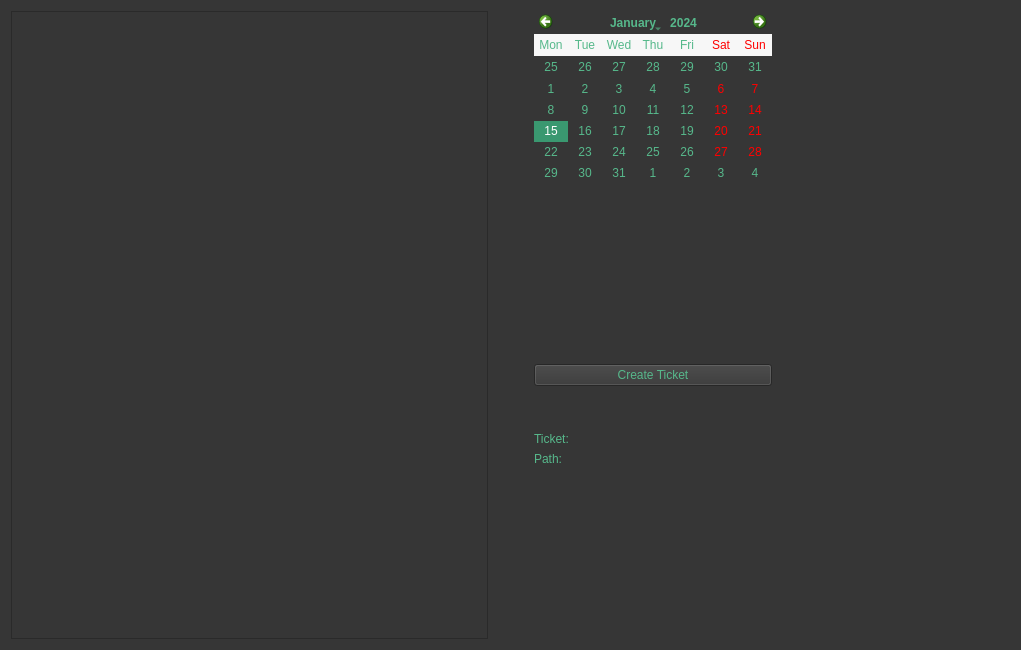
<?xml version="1.0" encoding="UTF-8"?>
<ui version="4.0">
 <class>Form</class>
 <widget class="QWidget" name="Form">
  <property name="geometry">
   <rect>
    <x>0</x>
    <y>0</y>
    <width>1021</width>
    <height>650</height>
   </rect>
  </property>
  <property name="windowTitle">
   <string>Form</string>
  </property>
  <property name="styleSheet">
   <string notr="true">QWidget
{
	color: rgb(86, 184, 139);
	background-color: rgb(54, 54, 54);
	selection-background-color: rgb(58, 152, 112);
}

QCalendarWidget
{
	background-color: rgb(85, 87, 83);
}
QCalendarWidget#calendarNavBar{
 
	background-color: rgb(136, 138, 133);
}


QTreeWidget
{
	background-color: rgb(85, 87, 83);
}

</string>
  </property>
  <layout class="QHBoxLayout" name="horizontalLayout">
   <item>
    <layout class="QGridLayout" name="gridLayout">
     <item row="0" column="2">
      <layout class="QGridLayout" name="gridLayout_2">
       <item row="1" column="0">
        <spacer name="verticalSpacer_2">
         <property name="orientation">
          <enum>Qt::Vertical</enum>
         </property>
         <property name="sizeHint" stdset="0">
          <size>
           <width>20</width>
           <height>40</height>
          </size>
         </property>
        </spacer>
       </item>
       <item row="2" column="0">
        <widget class="QPushButton" name="pushButton">
         <property name="text">
          <string>Create Ticket</string>
         </property>
        </widget>
       </item>
       <item row="0" column="0">
        <widget class="QCalendarWidget" name="calendar">
         <property name="minimumDate">
          <date>
           <year>2020</year>
           <month>9</month>
           <day>14</day>
          </date>
         </property>
         <property name="gridVisible">
          <bool>false</bool>
         </property>
         <property name="horizontalHeaderFormat">
          <enum>QCalendarWidget::ShortDayNames</enum>
         </property>
         <property name="verticalHeaderFormat">
          <enum>QCalendarWidget::NoVerticalHeader</enum>
         </property>
        </widget>
       </item>
       <item row="0" column="1">
        <spacer name="horizontalSpacer_2">
         <property name="orientation">
          <enum>Qt::Horizontal</enum>
         </property>
         <property name="sizeHint" stdset="0">
          <size>
           <width>40</width>
           <height>20</height>
          </size>
         </property>
        </spacer>
       </item>
       <item row="3" column="0">
        <spacer name="verticalSpacer">
         <property name="orientation">
          <enum>Qt::Vertical</enum>
         </property>
         <property name="sizeType">
          <enum>QSizePolicy::Maximum</enum>
         </property>
         <property name="sizeHint" stdset="0">
          <size>
           <width>20</width>
           <height>40</height>
          </size>
         </property>
        </spacer>
       </item>
       <item row="4" column="0">
        <layout class="QFormLayout" name="formLayout">
         <item row="0" column="0">
          <widget class="QLabel" name="label">
           <property name="text">
            <string>Ticket: </string>
           </property>
          </widget>
         </item>
         <item row="0" column="1">
          <widget class="QLabel" name="ticketLabel">
           <property name="text">
            <string/>
           </property>
          </widget>
         </item>
         <item row="1" column="0">
          <widget class="QLabel" name="label_2">
           <property name="text">
            <string>Path: </string>
           </property>
          </widget>
         </item>
         <item row="1" column="1">
          <widget class="QLabel" name="pathLabel">
           <property name="text">
            <string/>
           </property>
          </widget>
         </item>
        </layout>
       </item>
       <item row="5" column="0">
        <spacer name="verticalSpacer_3">
         <property name="orientation">
          <enum>Qt::Vertical</enum>
         </property>
         <property name="sizeHint" stdset="0">
          <size>
           <width>20</width>
           <height>40</height>
          </size>
         </property>
        </spacer>
       </item>
      </layout>
     </item>
     <item row="0" column="1">
      <spacer name="horizontalSpacer">
       <property name="orientation">
        <enum>Qt::Horizontal</enum>
       </property>
       <property name="sizeType">
        <enum>QSizePolicy::Minimum</enum>
       </property>
       <property name="sizeHint" stdset="0">
        <size>
         <width>40</width>
         <height>20</height>
        </size>
       </property>
      </spacer>
     </item>
     <item row="0" column="0">
      <widget class="QTreeView" name="irodsView"/>
     </item>
    </layout>
   </item>
  </layout>
 </widget>
 <resources/>
 <connections/>
</ui>
